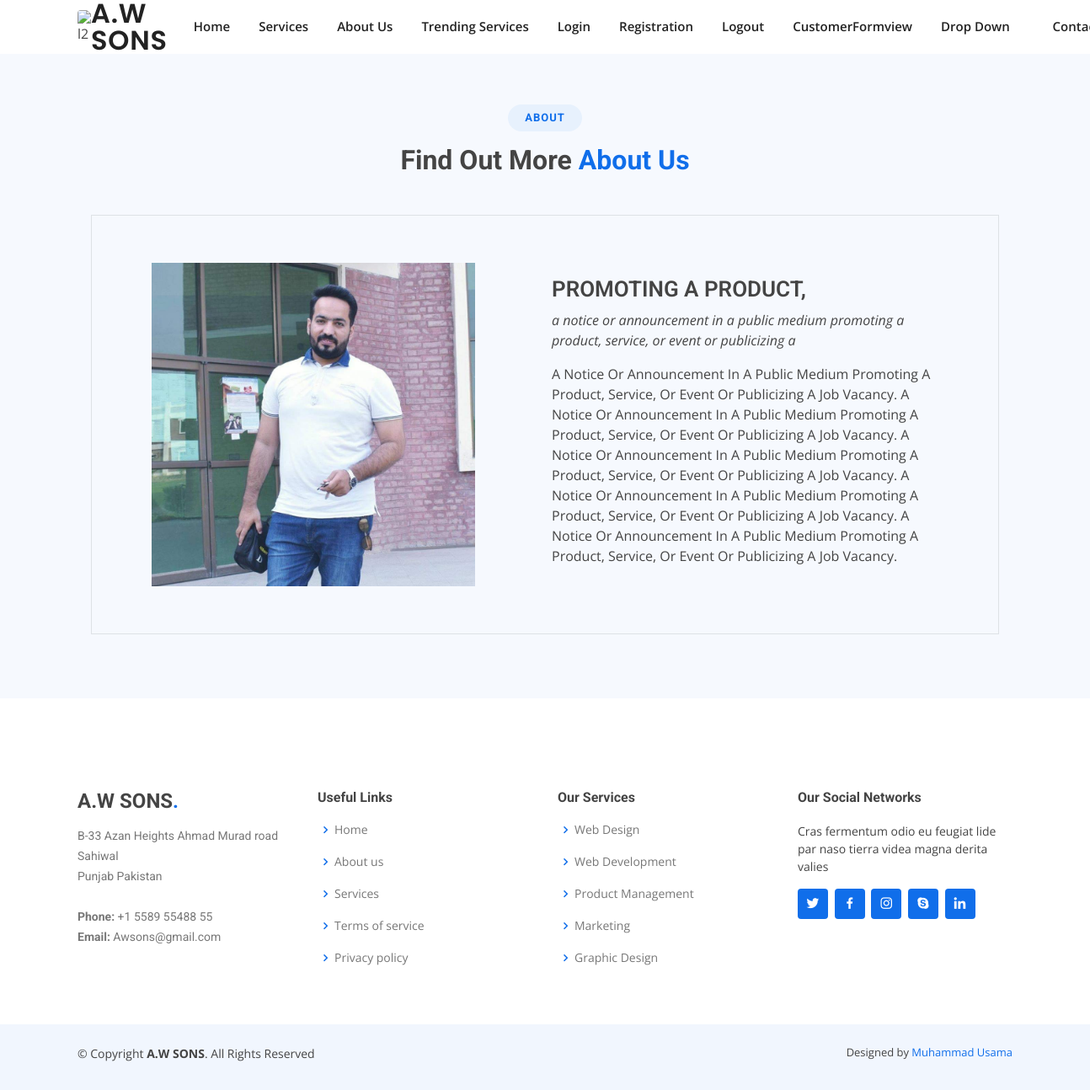
The page /about/ on the database its author committed.
### app/models.py (models this page shows, shortened)
class About_us(models.Model):
    title = models.CharField(max_length=100)
    Subject = models.CharField(max_length=100)
    description = models.TextField()
    about_image1 = models.ImageField(upload_to='productimg')

### app/views.py (the view)
# urls.py: path('about/', views.about, name='about'),
def about(request):
    ab = About_us.objects.all()
    return render(request, 'app/about.html', {'ab': ab})

### app/templates/app/about.html (shortened to what this page needs)
{% extends 'app/base.html' %}
{% load static %}
{% block main-content %}
<main id="main">
    <section id="about" class="about section-bg">
        <div class="container" data-aos="fade-up">
          <div class="section-title">
            <h2>About</h2>
            <h3>Find Out More <span>About Us</span></h3>
          </div>
          <div class="row  m-3 p-5 border">
        {% for a in ab %}
            <div class= "col-lg-6"  data-aos ="zoom-out" >
                 <img src="{{a.about_image1.url}}" height="400px" class="p-2" width="400px" alt="">
             </div>
            <div class="col-lg-6 pt-4 pt-lg-0 content d-flex flex-column justify-content-center  p-2 " data-aos="fade-up" data-aos-delay="100">
              <h3 class="text-wrap  text-uppercase">{{a.title}}</h3>
              <p class="font-italic">{{a.Subject}}
              </p>
              <p class="text-wrap  text-capitalize">
               {{a.description}}
              </p>
            </div>
           {% endfor %}
          </div>
        </div>
      </section>
    </main>
{% endblock main-content %}

### app/static/css/style.css (style rules this page uses)
body { font-family: "Open Sans", sans-serif; color: #444444; }
h1, h2, h3, h4, h5, h6 { font-family: "Roboto", sans-serif; }
section { padding: 60px 0; overflow: hidden; }
.section-bg { background-color: #f6f9fe; }
.section-title { text-align: center; padding-bottom: 30px; }
.section-title h2 { font-size: 13px; letter-spacing: 1px; font-weight: 700; padding: 8px 20px; margin: 0; background: #e7f1fd; color: #106eea; display: inline-block; text-transform: uppercase; border-radius: 50px; }
.section-title h3 { margin: 15px 0 0 0; font-size: 32px; font-weight: 700; }
.section-title h3 span { color: #106eea; }
.about .content h3 { font-weight: 600; font-size: 26px; }
.about .content p:last-child { margin-bottom: 0; }

### rows shown on the page
About_us: about_image1 (picture), title "PROMOTING A PRODUCT,", Subject "a notice or announcement in a public medium promoting a product, service, or event or publicizing a", description "A Notice Or Announcement In A Public Medium Promoting A Product, Service, Or Event Or Publicizing A Job Vacancy. A Notice Or Announcement In A Public Medium Promoting A Product, Service, Or Event Or Publicizing A Job Vacancy. A Notice Or Announcement In A Public Medium Promoting A Product, Service, Or Event Or Publicizing A Job Vacancy. A Notice Or Announcement In A Public Medium Promoting A Product, Service, Or Event Or Publicizing A Job Vacancy. A Notice Or Announcement In A Public Medium Promoting A Product, Service, Or Event Or Publicizing A Job Vacancy."
